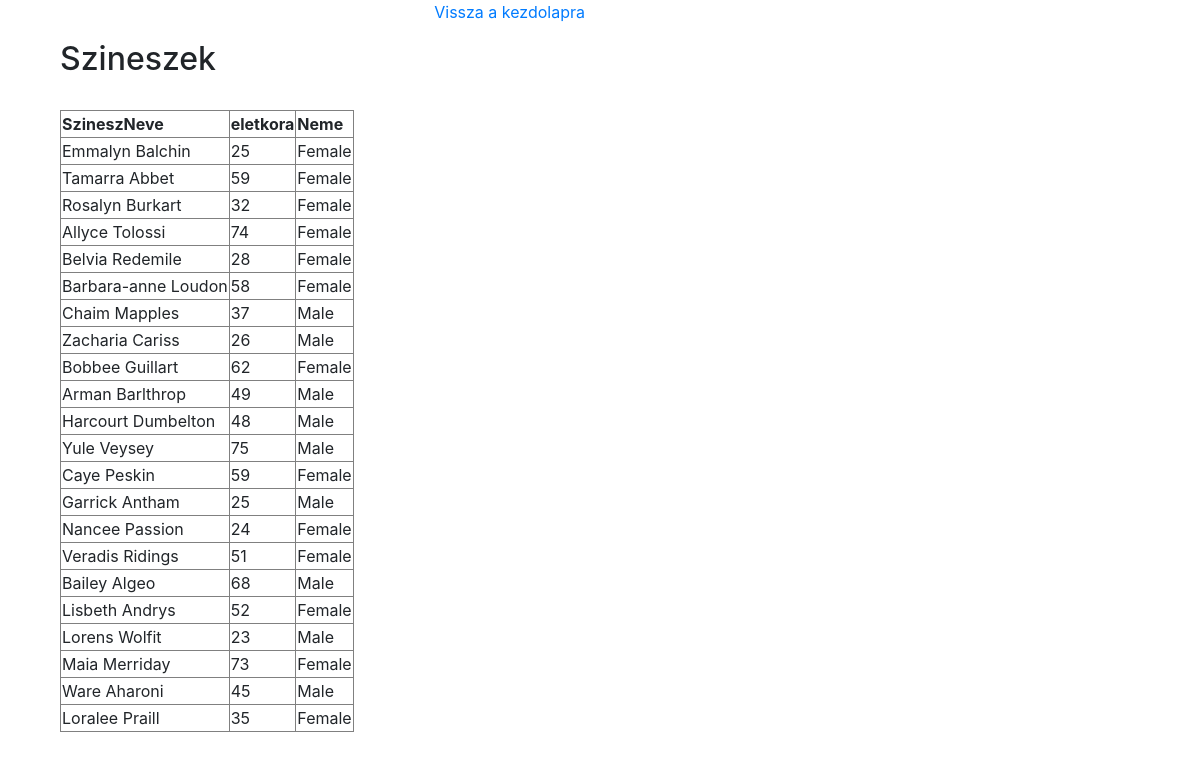
Page /pages/szineszek.php on the committed database.
### tables this page shows
CREATE TABLE `szineszek` (
  `szin_id` int(12) NOT NULL,
  `szin_neve` varchar(50) DEFAULT NULL,
  `eletkor` int(50) DEFAULT NULL,
  `nem` varchar(50) DEFAULT NULL
);

### pages/szineszek.php (the view, shortened to what this page needs)
<?php include "db.php"; ?>
<?php
$query = "SELECT szineszek.szin_neve AS szineszNeve, szineszek.eletkor, szineszek.nem FROM szineszek";
$result =  mysqli_query($connection, $query);
?>
<!DOCTYPE html>
<html lang="en">
<head>
    <link rel="stylesheet" href="https://stackpath.bootstrapcdn.com/bootstrap/4.3.1/css/bootstrap.min.css">
</head>
<body>
<div class="container">
    <div class="col-sm-6">
        <div align="right">
        <p><a href="/salek/pages/kezdolap.php">Vissza a kezdolapra</a></p>
        </div>
        <h2>Szineszek</h2>
        <br>
        <?php
        echo '<table border=1>';
        echo '<tr>';
        echo '<th>SzineszNeve</th>';
        echo '<th>eletkora</th>';
        echo '<th>Neme</th>';
        echo '</tr>';
        while ( ($current_row = mysqli_fetch_assoc($result))!= null) {
            echo '<tr>';
            echo '<td>' . $current_row["szineszNeve"] . '</td>';
            echo '<td>' . $current_row["eletkor"] . '</td>';
            echo '<td>' . $current_row["nem"] . '</td>';
            echo '</tr>';
        }
        echo '</table>';
        ?>
    </div>
</div>
</body>
</html>

### rows in the picture
szineszek: szin_neve "Emmalyn Balchin", eletkor "25", nem "Female"
szineszek: szin_neve "Tamarra Abbet", eletkor "59", nem "Female"
szineszek: szin_neve "Rosalyn Burkart", eletkor "32", nem "Female"
szineszek: szin_neve "Allyce Tolossi", eletkor "74", nem "Female"
szineszek: szin_neve "Belvia Redemile", eletkor "28", nem "Female"
szineszek: szin_neve "Barbara-anne Loudon", eletkor "58", nem "Female"
szineszek: szin_neve "Chaim Mapples", eletkor "37", nem "Male"
szineszek: szin_neve "Zacharia Cariss", eletkor "26", nem "Male"
szineszek: szin_neve "Bobbee Guillart", eletkor "62", nem "Female"
szineszek: szin_neve "Arman Barlthrop", eletkor "49", nem "Male"
szineszek: szin_neve "Harcourt Dumbelton", eletkor "48", nem "Male"
szineszek: szin_neve "Yule Veysey", eletkor "75", nem "Male"
szineszek: szin_neve "Caye Peskin", eletkor "59", nem "Female"
szineszek: szin_neve "Garrick Antham", eletkor "25", nem "Male"
szineszek: szin_neve "Nancee Passion", eletkor "24", nem "Female"
szineszek: szin_neve "Veradis Ridings", eletkor "51", nem "Female"
szineszek: szin_neve "Bailey Algeo", eletkor "68", nem "Male"
szineszek: szin_neve "Lisbeth Andrys", eletkor "52", nem "Female"
szineszek: szin_neve "Lorens Wolfit", eletkor "23", nem "Male"
szineszek: szin_neve "Maia Merriday", eletkor "73", nem "Female"
szineszek: szin_neve "Ware Aharoni", eletkor "45", nem "Male"
szineszek: szin_neve "Loralee Praill", eletkor "35", nem "Female"
